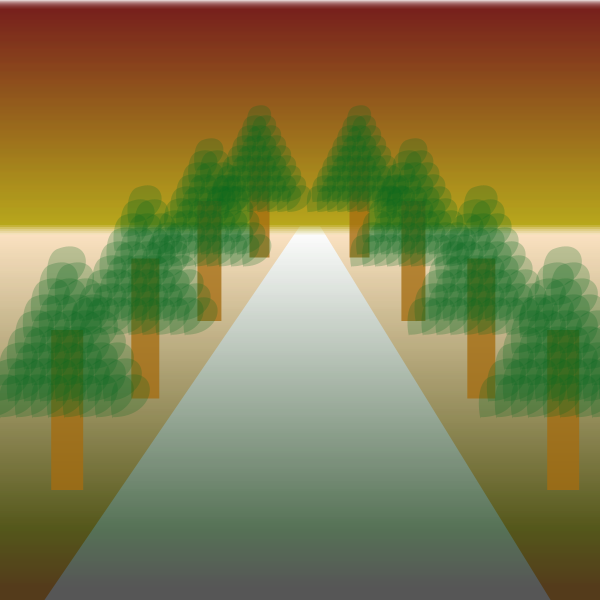
Frame 1 (no input)
Frame 60 (the mouse pressed at the canvas centre just before this capture): identical to frame 1, image omitted
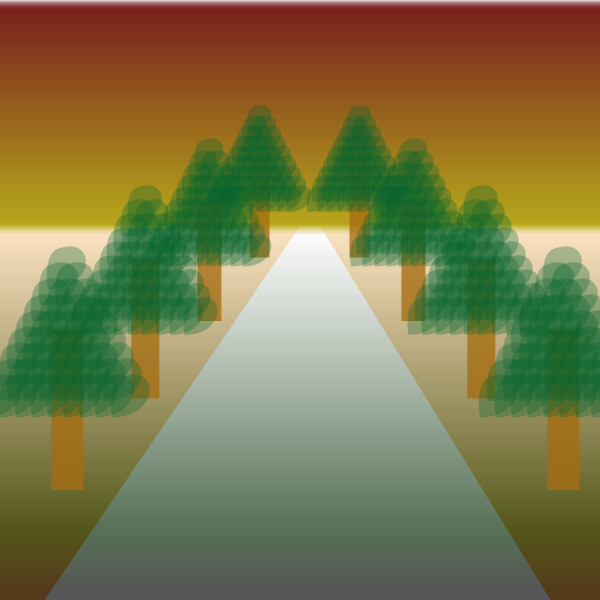
Frame 120 (the mouse held since frame 60 and released just before this capture)

The Processing sketch that drew these frames (run headless with seeded random() and noise(); from frame 60 on, the mouse is pressed at the canvas centre):

// Processing sketch: processing_171309
// ── processing_171309.pde

void setup() {
  size(600, 600);
}



void draw() {
  background(255);
  translate(width/2, height/4);
  noStroke();
  fill(#FAB04E);
  rect(-width/2,height/8,width,height);
  stroke(#3BB400);
  strokeWeight(0.5);
  
  road();
  
  for(int i=0; i<226; i++){
    sky(i);
  }
  
  for(int i=0; i<200;i++){
    land(i*2);
  }
  
  for (int i=0; i<4; i++) {
    tree(-150-i*70, 0+i*70, 0.5+ 0.1*i);
    tree(50+i*70, 0+i*70, 0.5+ 0.1*i);
  }


}


void sky(float y){
  noStroke();
  pushMatrix();
  translate(-width/2,y-height/4);
  fill(map(y,0,300,100,200), map(y,0,360,0,255), 0, 50);
  rect(0,0,width, 10);
  popMatrix();
}

void road(){
  
  pushMatrix();
  translate(-width/2 + 290, -height/4 + 226);
  fill(255);
  noStroke();
  beginShape();
  vertex(10, 0);
  vertex(-400, 600);
  vertex(400, 600);
  vertex(30, 0);
  endShape();
  popMatrix();
}

void land(float y) {
  noStroke();
  pushMatrix();
  translate(-width/2,y+height/8);
  fill(map(y,0,300,255,0), map(y,0,360,255,0), map(y,0,300,255,0), 50);
  rect(0,0,width, 10);
  popMatrix();
}


void leaf(float s, float b, float x, float y) {

  fill(HSB, 100, s, b);
  beginShape();
  vertex(x, y);
  bezierVertex(x+50, y-20, x+50, y+50, x-10, y+50);
  bezierVertex(x-10, y+60, x-20, y+10, x, y);
  endShape();
}
void stem(float x, float y) {

  fill(#A56C11, 200);
  rect(x, y, 40, 200);
}


void tree(float startX, float startY, float scaleSz) {
  pushMatrix();
  scale(scaleSz);
  translate(66+startX, -166+startY);
  float mx = map(mouseX, 0, width, 30, 60);
  float my = map(mouseY, 0, height, 60, 100);

  int d = 20;
  stem(-17, +181);
  for (int y = 0; y < 250; y += 20) {
    d += 10;
    for (int a = -y + d; a< y - d; a += 20) {
      leaf(mx, my, a, y);
    }
  }
  popMatrix();
}
